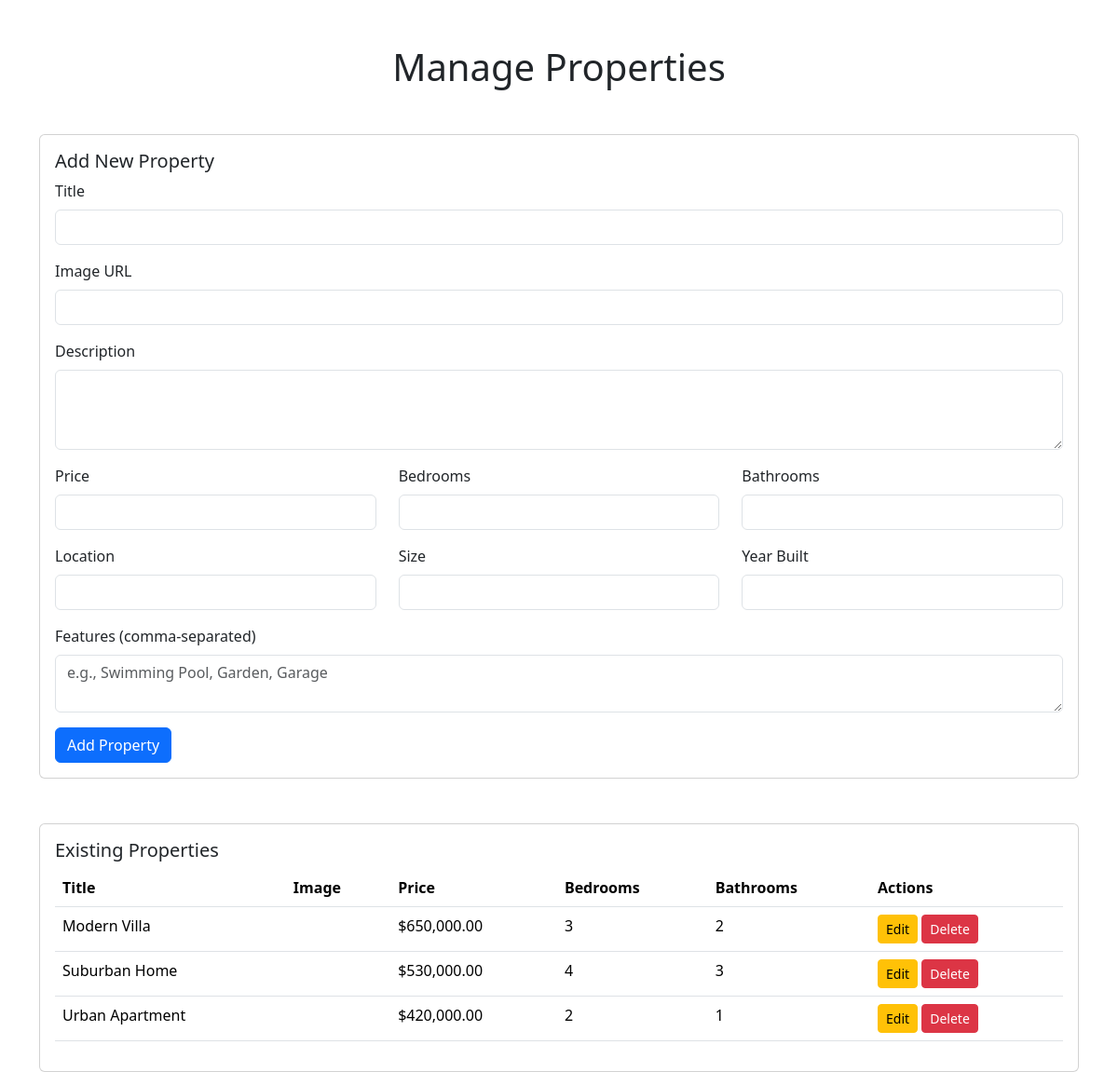
The page /manage_properties.php (signed in) on the database its author committed.
### tables this page shows
CREATE TABLE properties (
    id VARCHAR(50) PRIMARY KEY,
    title VARCHAR(255) NOT NULL,
    description TEXT,
    price DECIMAL(10,2) NOT NULL,
    location VARCHAR(255) NOT NULL,
    size VARCHAR(50) NOT NULL,
    year_built VARCHAR(4),
    image_url VARCHAR(255) NOT NULL,
    bedrooms INT NOT NULL,
    bathrooms INT NOT NULL,
    created_at TIMESTAMP DEFAULT CURRENT_TIMESTAMP
);

### manage_properties.php (the view, shortened to what this page needs)
<?php
require_once 'db_connection.php';
$stmt = $pdo->query("
    SELECT p.*, GROUP_CONCAT(pf.feature) as features
    FROM properties p
    LEFT JOIN property_features pf ON p.id = pf.property_id
    GROUP BY p.id
    ORDER BY p.created_at DESC
");
$properties = $stmt->fetchAll(PDO::FETCH_ASSOC);
?>
<!DOCTYPE html>
<html lang="en">
<head>
    <link href="https://cdn.jsdelivr.net/npm/bootstrap@5.3.3/dist/css/bootstrap.min.css" rel="stylesheet">
</head>
<body>
    <div class="container mt-5">
        <h1 class="text-center mb-5">Manage Properties</h1>
        <div class="card mb-5">
            <div class="card-body">
                <h5 class="card-title">Add New Property</h5>
                <form method="POST">
                    <div class="mb-3">
                        <label for="title" class="form-label">Title</label>
                        <input type="text" class="form-control" id="title" name="title" required>
                    </div>
                    <div class="mb-3">
                        <label for="image_url" class="form-label">Image URL</label>
                        <input type="url" class="form-control" id="image_url" name="image_url" required>
                    </div>
                    <div class="mb-3">
                        <label for="description" class="form-label">Description</label>
                        <textarea class="form-control" id="description" name="description" rows="3" required></textarea>
                    </div>
                    <div class="row">
                        <div class="col-md-4">
                            <div class="mb-3">
                                <label for="price" class="form-label">Price</label>
                                <input type="number" class="form-control" id="price" name="price" step="0.01" required>
                            </div>
                        </div>
                        <div class="col-md-4">
                            <div class="mb-3">
                                <label for="bedrooms" class="form-label">Bedrooms</label>
                                <input type="number" class="form-control" id="bedrooms" name="bedrooms" required>
                            </div>
                        </div>
                        <div class="col-md-4">
                            <div class="mb-3">
                                <label for="bathrooms" class="form-label">Bathrooms</label>
                                <input type="number" class="form-control" id="bathrooms" name="bathrooms" required>
                            </div>
                        </div>
                    </div>
                    <div class="row">
                        <div class="col-md-4">
                            <div class="mb-3">
                                <label for="location" class="form-label">Location</label>
                                <input type="text" class="form-control" id="location" name="location" required>
                            </div>
                        </div>
                        <div class="col-md-4">
                            <div class="mb-3">
                                <label for="size" class="form-label">Size</label>
                                <input type="text" class="form-control" id="size" name="size" required>
                            </div>
                        </div>
                        <div class="col-md-4">
                            <div class="mb-3">
                                <label for="year_built" class="form-label">Year Built</label>
                                <input type="text" class="form-control" id="year_built" name="year_built" required>
                            </div>
                        </div>
                    </div>
                    <div class="mb-3">
                        <label for="features" class="form-label">Features (comma-separated)</label>
                        <textarea class="form-control" id="features" name="features" rows="2" placeholder="e.g., Swimming Pool, Garden, Garage"></textarea>
                    </div>
                    <button type="submit" class="btn btn-primary">Add Property</button>
                </form>
            </div>
        </div>
        <div class="card">
            <div class="card-body">
                <h5 class="card-title">Existing Properties</h5>
                <div class="table-responsive">
                    <table class="table">
                        <thead>
                            <tr>
                                <th>Title</th>
                                <th>Image</th>
                                <th>Price</th>
                                <th>Bedrooms</th>
                                <th>Bathrooms</th>
                                <th>Actions</th>
                            </tr>
                        </thead>
                        <tbody>
                            <?php foreach ($properties as $property): ?>
                            <tr>
                                <td><?php echo htmlspecialchars($property['title']); ?></td>
                                <td><img src="<?php echo htmlspecialchars($property['image_url']); ?>" alt="" style="width: 100px;"></td>
                                <td>$<?php echo number_format($property['price'], 2); ?></td>
                                <td><?php echo $property['bedrooms']; ?></td>
                                <td><?php echo $property['bathrooms']; ?></td>
                                <td>
                                    <button class="btn btn-sm btn-warning" onclick="editProperty(<?php echo htmlspecialchars(json_encode($property)); ?>)">Edit</button>
                                    <form method="POST" style="display: inline;">
                                        <button type="submit" class="btn btn-sm btn-danger" onclick="return confirm('Are you sure?')">Delete</button>
                                    </form>
                                </td>
                            </tr>
                            <?php endforeach; ?>
                        </tbody>
                    </table>
                </div>
            </div>
        </div>
    </div>
</body>
</html>

### rows shown on the page
properties: title "Modern Villa", price "650,000.00", bedrooms "3", bathrooms "2"
properties: title "Suburban Home", price "530,000.00", bedrooms "4", bathrooms "3"
properties: title "Urban Apartment", price "420,000.00", bedrooms "2", bathrooms "1"
